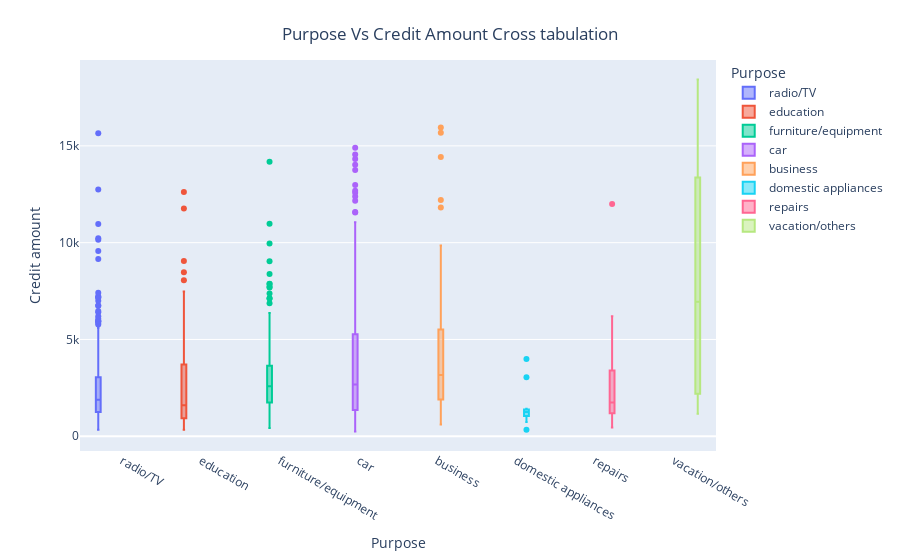

Write notebook code for a chart like this one.
### Code cell
SC =credit.loc[:,['Purpose','Credit amount']]
fig = px.box(SC, x="Purpose", y="Credit amount", color="Purpose")
fig.update_traces(quartilemethod="exclusive") # or "inclusive", or "linear" by default
fig.update_layout(
    title={
          'text':"Purpose Vs Credit Amount Cross tabulation",
        'y':.95,
        'x':.5,
        'xanchor': 'center',
        'yanchor': 'top'
    },
    xaxis_title="Purpose",
    yaxis_title="Credit amount",
   
)
fig.show()

### Figure 1 — Plotly figure (JSON) as saved in the notebook; plotly's stock layout.template omitted (floating-point values rounded to 4 significant figures; data arrays with more than 128 entries replaced by an {"elided": "..."} marker saying what was removed)
{"data": [{"alignmentgroup": "True", "hovertemplate": "Purpose=%{x}<br>Credit amount=%{y}<extra></extra>", "legendgroup": "radio/TV", "marker": {"color": "#636efa"}, "name": "radio/TV", "notched": false, "offsetgroup": "radio/TV", "orientation": "v", "quartilemethod": "exclusive", "showlegend": true, "type": "box", "x": {"elided": "280 str values"}, "x0": " ", "xaxis": "x", "y": {"elided": "280 int values"}, "y0": " ", "yaxis": "y"}, {"alignmentgroup": "True", "hovertemplate": "Purpose=%{x}<br>Credit amount=%{y}<extra></extra>", "legendgroup": "education", "marker": {"color": "#EF553B"}, "name": "education", "notched": false, "offsetgroup": "education", "orientation": "v", "quartilemethod": "exclusive", "showlegend": true, "type": "box", "x": ["education", "education", "education", "education", "education", "education", "education", "education", "education", "education", "education", "education", "education", "education", "education", "education", "education", "education", "education", "education", "education", "education", "education", "education", "education", "education", "education", "education", "education", "education", "education", "education", "education", "education", "education", "education", "education", "education", "education", "education", "education", "education", "education", "education", "education", "education", "education", "education", "education", "education", "education", "education", "education", "education", "education", "education", "education", "education", "education"], "x0": " ", "xaxis": "x", "y": [2096, 9055, 6110, 1819, 1977, 12612, 2012, 392, 6887, 339, 3414, 1501, 936, 902, 932, 1200, 3447, 2748, 701, 1864, 5743, 1136, 727, 1239, 11760, 8471, 719, 1244, 754, 448, 1238, 1532, 2273, 2319, 1199, 1927, 937, 1837, 3832, 1393, 750, 4623, 684, 7476, 1047, 1538, 1905, 1198, 433, 8065, 1410, 6224, 5998, 1597, 894, 795, 3711, 6288, 3565], "y0": " ", "yaxis": "y"}, {"alignmentgroup": "True", "hovertemplate": "Purpose=%{x}<br>Credit amount=%{y}<extra></extra>", "legendgroup": "furniture/equipment", "marker": {"color": "#00cc96"}, "name": "furniture/equipment", "notched": false, "offsetgroup": "furniture/equipment", "orientation": "v", "quartilemethod": "exclusive", "showlegend": true, "type": "box", "x": {"elided": "181 str values"}, "x0": " ", "xaxis": "x", "y": {"elided": "181 int values"}, "y0": " ", "yaxis": "y"}, {"alignmentgroup": "True", "hovertemplate": "Purpose=%{x}<br>Credit amount=%{y}<extra></extra>", "legendgroup": "car", "marker": {"color": "#ab63fa"}, "name": "car", "notched": false, "offsetgroup": "car", "orientation": "v", "quartilemethod": "exclusive", "showlegend": true, "type": "box", "x": {"elided": "337 str values"}, "x0": " ", "xaxis": "x", "y": {"elided": "337 int values"}, "y0": " ", "yaxis": "y"}, {"alignmentgroup": "True", "hovertemplate": "Purpose=%{x}<br>Credit amount=%{y}<extra></extra>", "legendgroup": "business", "marker": {"color": "#FFA15A"}, "name": "business", "notched": false, "offsetgroup": "business", "orientation": "v", "quartilemethod": "exclusive", "showlegend": true, "type": "box", "x": ["business", "business", "business", "business", "business", "business", "business", "business", "business", "business", "business", "business", "business", "business", "business", "business", "business", "business", "business", "business", "business", "business", "business", "business", "business", "business", "business", "business", "business", "business", "business", "business", "business", "business", "business", "business", "business", "business", "business", "business", "business", "business", "business", "business", "business", "business", "business", "business", "business", "business", "business", "business", "business", "business", "business", "business", "business", "business", "business", "business", "business", "business", "business", "business", "business", "business", "business", "business", "business", "business", "business", "business", "business", "business", "business", "business", "business", "business", "business", "business", "business", "business", "business", "business", "business", "business", "business", "business", "business", "business", "business", "business", "business", "business", "business", "business", "business"], "x0": " ", "xaxis": "x", "y": [4308, 8072, 6836, 1913, 1264, 1391, 1953, 14421, 5954, 1568, 1412, 15945, 2622, 1410, 1449, 3566, 6967, 1935, 9572, 4455, 4591, 3844, 3915, 5117, 6568, 5293, 1908, 3104, 2978, 2767, 1185, 1258, 6304, 1076, 7629, 4439, 1743, 1542, 7685, 4272, 2326, 1449, 1887, 8648, 2292, 3448, 609, 1950, 2764, 1037, 8318, 2687, 4712, 806, 1572, 4241, 3863, 4526, 12204, 3652, 3914, 7980, 4221, 3609, 4139, 5742, 2580, 9857, 2503, 2528, 6416, 1275, 4280, 1797, 841, 1941, 1188, 907, 4165, 6681, 2375, 11816, 1559, 2169, 7409, 1382, 2825, 15672, 2442, 2142, 3161, 3590, 2145, 7297, 2427, 4844, 6289], "y0": " ", "yaxis": "y"}, {"alignmentgroup": "True", "hovertemplate": "Purpose=%{x}<br>Credit amount=%{y}<extra></extra>", "legendgroup": "domestic appliances", "marker": {"color": "#19d3f3"}, "name": "domestic appliances", "notched": false, "offsetgroup": "domestic appliances", "orientation": "v", "quartilemethod": "exclusive", "showlegend": true, "type": "box", "x": ["domestic appliances", "domestic appliances", "domestic appliances", "domestic appliances", "domestic appliances", "domestic appliances", "domestic appliances", "domestic appliances", "domestic appliances", "domestic appliances", "domestic appliances", "domestic appliances"], "x0": " ", "xaxis": "x", "y": [1225, 1262, 1424, 1275, 1236, 343, 1217, 741, 3990, 3051, 1338, 874], "y0": " ", "yaxis": "y"}, {"alignmentgroup": "True", "hovertemplate": "Purpose=%{x}<br>Credit amount=%{y}<extra></extra>", "legendgroup": "repairs", "marker": {"color": "#FF6692"}, "name": "repairs", "notched": false, "offsetgroup": "repairs", "orientation": "v", "quartilemethod": "exclusive", "showlegend": true, "type": "box", "x": ["repairs", "repairs", "repairs", "repairs", "repairs", "repairs", "repairs", "repairs", "repairs", "repairs", "repairs", "repairs", "repairs", "repairs", "repairs", "repairs", "repairs", "repairs", "repairs", "repairs", "repairs", "repairs"], "x0": " ", "xaxis": "x", "y": [6204, 5190, 1108, 639, 1288, 2613, 11998, 1190, 2058, 660, 3394, 1512, 5507, 996, 2384, 1308, 2631, 1555, 3872, 1943, 454, 1514], "y0": " ", "yaxis": "y"}, {"alignmentgroup": "True", "hovertemplate": "Purpose=%{x}<br>Credit amount=%{y}<extra></extra>", "legendgroup": "vacation/others", "marker": {"color": "#B6E880"}, "name": "vacation/others", "notched": false, "offsetgroup": "vacation/others", "orientation": "v", "quartilemethod": "exclusive", "showlegend": true, "type": "box", "x": ["vacation/others", "vacation/others", "vacation/others", "vacation/others", "vacation/others", "vacation/others", "vacation/others", "vacation/others", "vacation/others", "vacation/others", "vacation/others", "vacation/others"], "x0": " ", "xaxis": "x", "y": [1164, 1755, 11938, 7582, 5381, 14782, 11328, 2629, 1358, 6314, 15857, 18424], "y0": " ", "yaxis": "y"}], "layout": {"boxmode": "group", "legend": {"title": {"text": "Purpose"}, "tracegroupgap": 0}, "margin": {"t": 60}, "title": {"text": "Purpose Vs Credit Amount Cross tabulation", "x": 0.5, "xanchor": "center", "y": 0.95, "yanchor": "top"}, "xaxis": {"anchor": "y", "categoryarray": ["radio/TV", "education", "furniture/equipment", "car", "business", "domestic appliances", "repairs", "vacation/others"], "categoryorder": "array", "domain": [0, 1], "title": {"text": "Purpose"}}, "yaxis": {"anchor": "x", "domain": [0, 1], "title": {"text": "Credit amount"}}}}
